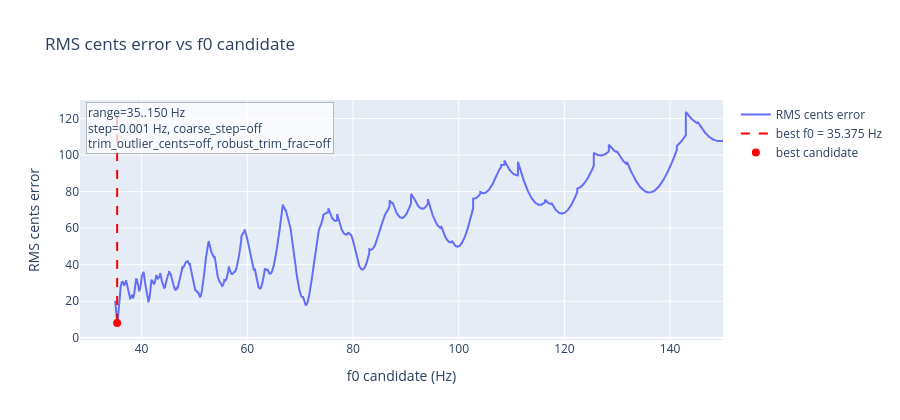
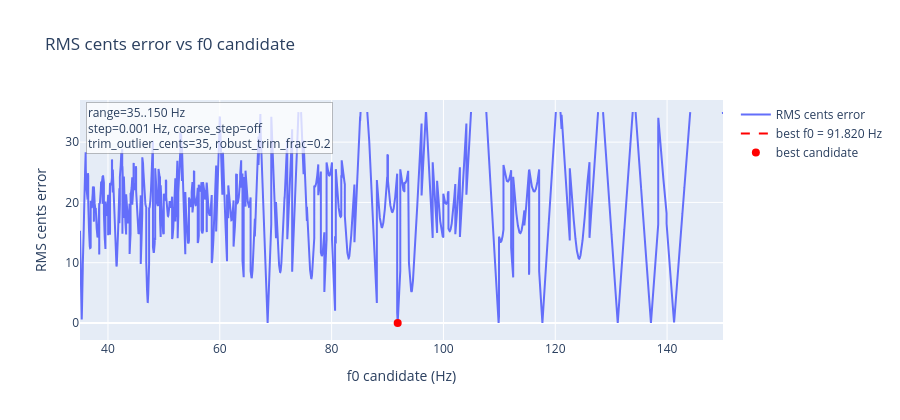

The notebook cell these images were saved under, in order:
### Markdown cell above
### Use Case 2: Manual weights and robust outlier handling

This example includes one outlier frequency and compares plain search vs robust settings.

### Code cell
freqs_with_outlier = [500.4, 565.0, 706.2, 918.2, 988.8, 1234.0]
manual_weights = [1.0, 1.0, 1.0, 1.0, 1.0, 0.2]  # de-emphasize outlier

plain = search_f0(
    freqs=freqs_with_outlier,
    f0_min=35.0,
    f0_max=150.0,
    step=0.001,
    top_k=5,
    include_plot=True,
)

robust = search_f0(
    freqs=freqs_with_outlier,
    f0_min=35.0,
    f0_max=150.0,
    step=0.001,
    top_k=5,
    weights=manual_weights,
    trim_outlier_cents=35.0,
    robust_trim_frac=0.20,
    include_plot=True,
)

summarize_result("Plain search (with outlier)", plain)
summarize_result("Robust search (weights + trimming)", robust)

### Figure 1 — Plotly figure (JSON) as saved in the notebook; plotly's stock layout.template omitted (floating-point values rounded to 4 significant figures; data arrays with more than 128 entries replaced by an {"elided": "..."} marker saying what was removed)
{"data": [{"mode": "lines", "name": "RMS cents error", "type": "scatter", "x": {"elided": "115000 float values"}, "y": {"elided": "115000 float values"}}, {"hoverinfo": "skip", "line": {"color": "red", "dash": "dash"}, "mode": "lines", "name": "best f0 = 35.375 Hz", "type": "scatter", "x": [35.37, 35.37], "y": [8.073, 123.6]}, {"marker": {"color": "red", "size": 8}, "mode": "markers", "name": "best candidate", "type": "scatter", "x": [35.37], "y": [8.073]}], "layout": {"annotations": [{"align": "left", "bgcolor": "rgba(255,255,255,0.75)", "bordercolor": "rgba(0,0,0,0.25)", "borderwidth": 1, "showarrow": false, "text": "range=35..150 Hz<br>step=0.001 Hz, coarse_step=off<br>trim_outlier_cents=off, robust_trim_frac=off", "x": 0.01, "xref": "paper", "y": 0.99, "yref": "paper"}], "autosize": false, "height": 420, "showlegend": true, "title": {"text": "RMS cents error vs f0 candidate"}, "width": 900, "xaxis": {"title": {"text": "f0 candidate (Hz)"}}, "yaxis": {"title": {"text": "RMS cents error"}}}}

### Figure 2 — Plotly figure (JSON) as saved in the notebook; plotly's stock layout.template omitted (floating-point values rounded to 4 significant figures; data arrays with more than 128 entries replaced by an {"elided": "..."} marker saying what was removed)
{"data": [{"mode": "lines", "name": "RMS cents error", "type": "scatter", "x": {"elided": "115000 float values"}, "y": {"elided": "115000 float values"}}, {"hoverinfo": "skip", "line": {"color": "red", "dash": "dash"}, "mode": "lines", "name": "best f0 = 91.820 Hz", "type": "scatter", "x": [91.82, 91.82], "y": [2.497e-09, null]}, {"marker": {"color": "red", "size": 8}, "mode": "markers", "name": "best candidate", "type": "scatter", "x": [91.82], "y": [2.497e-09]}], "layout": {"annotations": [{"align": "left", "bgcolor": "rgba(255,255,255,0.75)", "bordercolor": "rgba(0,0,0,0.25)", "borderwidth": 1, "showarrow": false, "text": "range=35..150 Hz<br>step=0.001 Hz, coarse_step=off<br>trim_outlier_cents=35, robust_trim_frac=0.2", "x": 0.01, "xref": "paper", "y": 0.99, "yref": "paper"}], "autosize": false, "height": 420, "showlegend": true, "title": {"text": "RMS cents error vs f0 candidate"}, "width": 900, "xaxis": {"title": {"text": "f0 candidate (Hz)"}}, "yaxis": {"title": {"text": "RMS cents error"}}}}
